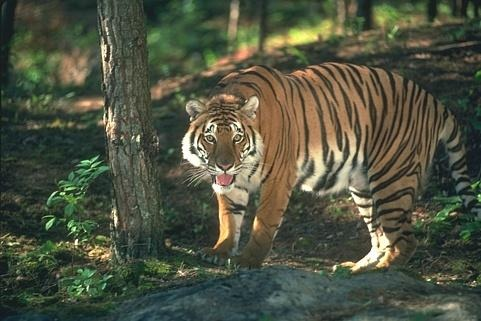
//> input picture K-Means/images/108005.jpg, 481 x 321 px
$ ./KMeans images/108005.jpg   (built with g++ and OpenCV 4)
//> lines starting //> are read from the running program, lines starting //| are printed output that depends on the picture
#include "stdafx.h"
#include <opencv2/core/core.hpp>
#include <opencv2/highgui/highgui.hpp>
#include <opencv2\opencv.hpp>
#include <iostream>
#include <math.h>
#include <stdlib.h>

using namespace cv;
using namespace std;

typedef struct{
	uchar r;
	uchar g;
	uchar b;
}RGBcolor;

void calculateAvgOfClasses(int **, Mat, RGBcolor *, int);
bool isNew(int, RGBcolor *, RGBcolor *, float);
int calculateDistance(RGBcolor *, uchar, uchar, uchar, int);


int main(int argc, char** argv)
{
	if (argc != 2)
	{
		cout << " Usage: display_image ImageToLoadAndDisplay" << endl;
		return -1;
	}

	Mat image;
	image = imread(argv[1], CV_LOAD_IMAGE_COLOR);   // Read the file
//> image is the input picture: 321 rows x 481 cols, CV_8UC3; mean B, G, R 65.1, 83.4, 79.1
	if (!image.data)                              // Check for invalid input
	{
		cout << "Could not open or find the image" << std::endl;
		return -1;
	}
	namedWindow("Display Original", WINDOW_AUTOSIZE);// Create a window for display.
	imshow("Display Original", image);

	int rows = image.rows;
//> rows = 321
	int cols = image.cols;
//> cols = 481
	int n = 4;
	float eps = 0.005;
	bool stop;
	RGBcolor *kCenters, *kCentersOld;
	int **classLabel;

	cout << "\nEnter the k value:";
	cin >> n;
//> the answer given: 3
	cout << "\nEnter the eps value:";
	cin >> eps;
//> the answer given: 2

	if ((kCenters = (RGBcolor*)malloc(sizeof(RGBcolor)*n)) == NULL){
		cout << "\nCould not allocate memory" << std::endl;
		return -1;
	}
	if ((kCentersOld = (RGBcolor*)malloc(sizeof(RGBcolor)*n)) == NULL){
		cout << "\nCould not allocate memory" << std::endl;
		return -1;
	}

	classLabel = (int**)malloc(sizeof(int*)*rows);
	for (int i = 0; i < rows; i++){
		classLabel[i] = (int*)malloc(sizeof(int)*cols);
	}
	if (classLabel == NULL){
		cout << "\nCould not allocate memory" << std::endl;
		return -1;
	}

	for (int i = 0; i < n; i++){
		int c = rand() % cols;
		int r = rand() % rows;
		Vec3b intensity = image.at<Vec3b>(r, c);
		kCenters[i].r = intensity.val[2];
		kCenters[i].g = intensity.val[1];
		kCenters[i].b = intensity.val[0];
	}
//> this loop made 3 passes
//> intensity on passes 1 to 3: [76, 74, 50], [79, 118, 96], [59, 73, 67]

	stop = false;
	Vec3b intensity;
	uchar blue;
	uchar green;
	uchar red;
	int iteration = 0;
	while (!stop && iteration<1000){
		for (int i = 0; i < rows; i++){
			for (int j = 0; j < cols; j++){
				intensity = image.at<Vec3b>(i, j);
				blue = intensity.val[0];
				green = intensity.val[1];
				red = intensity.val[2];
				classLabel[i][j] = calculateDistance(kCenters, red, green, blue, n);
			}/*end of for j*/
		}/*end of for i*/
		for (int k = 0; k < n; k++){
			kCentersOld[k] = kCenters[k];
		}
		calculateAvgOfClasses(classLabel, image, kCenters, n);
		stop = isNew(n, kCenters, kCentersOld, eps);
		iteration++;
	}/*end while*/
//> this loop made 15 passes
//> stop on passes 1 to 12: false, false, false, false, false, false, false, false, false, false, false, false
//> after the loop, blue = 41; green = 47; red = 30; iteration = 15

	Mat imageModified = image;
	for (int k = 0; k < n; k++){
		for (int i = 0; i < rows; i++){
			for (int j = 0; j < cols; j++){
				if (classLabel[i][j] == k){
					intensity.val[0] = kCenters[k].b;
					intensity.val[1] = kCenters[k].g;
					intensity.val[2] = kCenters[k].r;
					imageModified.at<Vec3b>(i, j) = intensity;
				}
			}
		}
	}
//> this loop made 3 passes
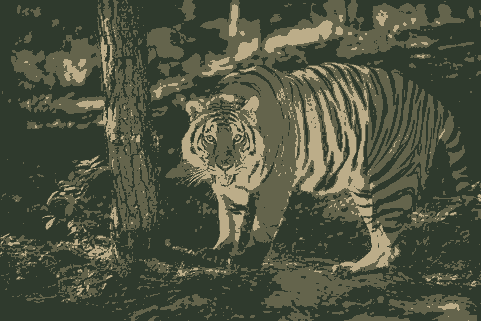
//> imageModified: 321 rows x 481 cols, CV_8UC3; mean B, G, R 64.3, 83.3, 78.5

	namedWindow("Display ModifiedImage", WINDOW_AUTOSIZE);// Create a window for display.
	imshow("Display ModifiedImage", imageModified);       // Show our image inside it.

	waitKey(0);                                          // Wait for a keystroke in the window
	return 0;
}

void calculateAvgOfClasses(int *classLabel[], Mat image, RGBcolor kCenters[], int n){
	long avgRed, avgGreen, avgBlue;
	long count;
	uchar red, green, blue;
	Vec3b intensity;
	int cols = image.cols;
	int rows = image.rows;
	for (int k = 0; k < n; k++){
		count = 1;
		avgRed = 0;
		avgGreen = 0;
		avgBlue = 0;
		for (int i = 0; i < rows; i++){
			for (int j = 0; j < cols; j++){
				if (classLabel[i][j] == k){
					intensity = image.at<Vec3b>(i, j);
					blue = intensity.val[0];
					green = intensity.val[1];
					red = intensity.val[2];
					avgRed += red;
					avgGreen += green;
					avgBlue += blue;
					count++;
				}
			}
		}
		avgRed /= count;
		avgGreen /= count;
		avgBlue /= count;
		//printf("k:%d avgRed:%d avgGreen:%d avgBlue:%d count:%d\n", k, avgRed, avgGreen, avgBlue, count);
		kCenters[k].r = avgRed;
		kCenters[k].g = avgGreen;
		kCenters[k].b = avgBlue;
	}
}

bool isNew(int n, RGBcolor kCenters[], RGBcolor kCentersOld[], float eps){
	int r, g, b;
	int r2, g2, b2;
	float dist;
	for (int i = 0; i < n; i++){
		r = kCentersOld[i].r;
		g = kCentersOld[i].g;
		b = kCentersOld[i].b;
		r2 = kCenters[i].r;
		g2 = kCenters[i].g;
		b2 = kCenters[i].b;
		dist = sqrt((r - r2)*(r - r2) + (g - g2)*(g - g2) + (b - b2)*(b - b2));
		if (dist>eps){
			return false;
		}
	}
	return true;
}

int calculateDistance(RGBcolor kCenters[], uchar red, uchar green, uchar blue, int n){
	int redDistance;
	int greenDistance;
	int blueDistance;
	float *sampleDistance;
	if ((sampleDistance = (float*)malloc(sizeof(float)*n)) == NULL){
		printf("Cannot allocate memory!\n");
		return -1;
	}

	for (int i = 0; i < n; i++){
		redDistance = (red - kCenters[i].r)*(red - kCenters[i].r);
		greenDistance = (green - kCenters[i].g)*(green - kCenters[i].g);
		blueDistance = (blue - kCenters[i].b)*(blue - kCenters[i].b);
		sampleDistance[i] = sqrt(redDistance + greenDistance + blueDistance);
	}
	int min = 0;
	for (int i = 1; i < n; i++){
		if (sampleDistance[i] < sampleDistance[min]){
			min = i;
		}
	}
	return min;
}

$ run again, on K-Means/images/140075.jpg
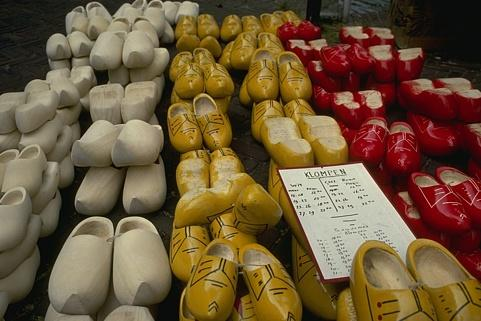
//> input picture K-Means/images/140075.jpg, 481 x 321 px
//> image is the input picture: 321 rows x 481 cols, CV_8UC3; mean B, G, R 56.4, 86.6, 109.9
//> the loop `for (int i = 0; i < n; i++)` made 3 passes
//> intensity on passes 1 to 3: [32, 86, 109], [36, 43, 36], [174, 193, 200]
//> the loop `while (!stop && iteration<1000)` made 3 passes
//> stop on passes 1 to 3: false, false, true
//> after the loop `while (!stop && iteration<1000)`: blue = 23; green = 92; red = 119; iteration = 3
//> the loop `for (int k = 0; k < n; k++)` made 3 passes
//> after the loop `for (int k = 0; k < n; k++)`:
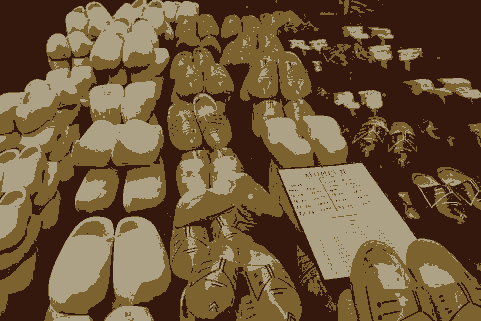
//> imageModified: 321 rows x 481 cols, CV_8UC3; mean B, G, R 56.1, 86.4, 109.3

$ run again, on K-Means/images/155060.jpg
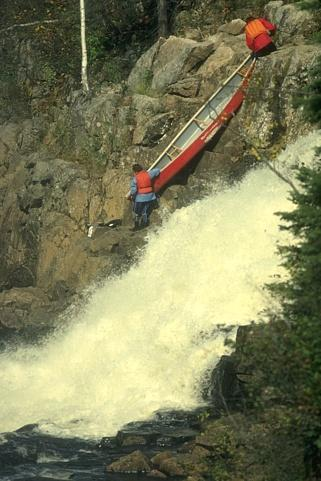
//> input picture K-Means/images/155060.jpg, 321 x 481 px
//> image is the input picture: 481 rows x 321 cols, CV_8UC3; mean B, G, R 91.9, 126.5, 126.6
//> the loop `for (int i = 0; i < n; i++)` made 3 passes
//> intensity on passes 1 to 3: [40, 67, 63], [169, 230, 234], [167, 218, 211]
//> the loop `while (!stop && iteration<1000)` made 9 passes
//> stop on passes 1 to 8: false, false, false, false, false, false, false, false
//> after the loop `while (!stop && iteration<1000)`: blue = 25; green = 39; red = 33; iteration = 9
//> the loop `for (int k = 0; k < n; k++)` made 3 passes
//> after the loop `for (int k = 0; k < n; k++)`:
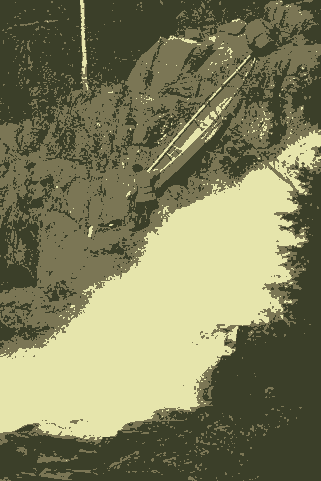
//> imageModified: 481 rows x 321 cols, CV_8UC3; mean B, G, R 91.1, 126.3, 126.4

$ run again, on K-Means/images/169012.jpg
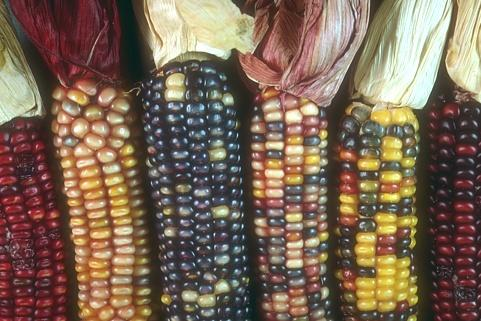
//> input picture K-Means/images/169012.jpg, 481 x 321 px
//> image is the input picture: 321 rows x 481 cols, CV_8UC3; mean B, G, R 84.5, 102.3, 123.2
//> the loop `for (int i = 0; i < n; i++)` made 3 passes
//> intensity on passes 1 to 3: [44, 46, 54], [34, 50, 57], [40, 52, 54]
//> the loop `while (!stop && iteration<1000)` made 12 passes
//> stop on passes 1 to 8: false, false, false, false, false, false, false, false
//> after the loop `while (!stop && iteration<1000)`: blue = 74; green = 68; red = 79; iteration = 12
//> the loop `for (int k = 0; k < n; k++)` made 3 passes
//> after the loop `for (int k = 0; k < n; k++)`:
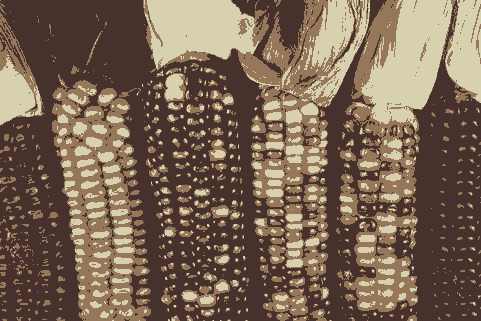
//> imageModified: 321 rows x 481 cols, CV_8UC3; mean B, G, R 83.7, 101.7, 122.6
